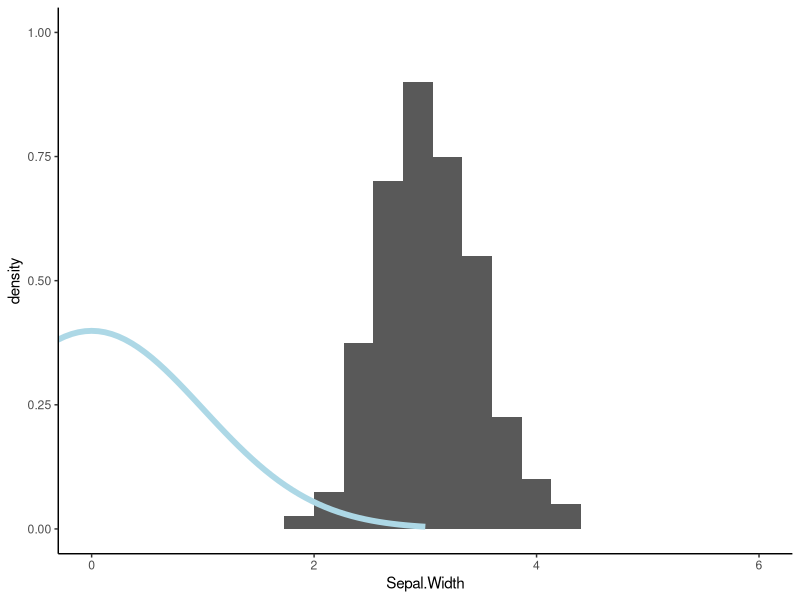
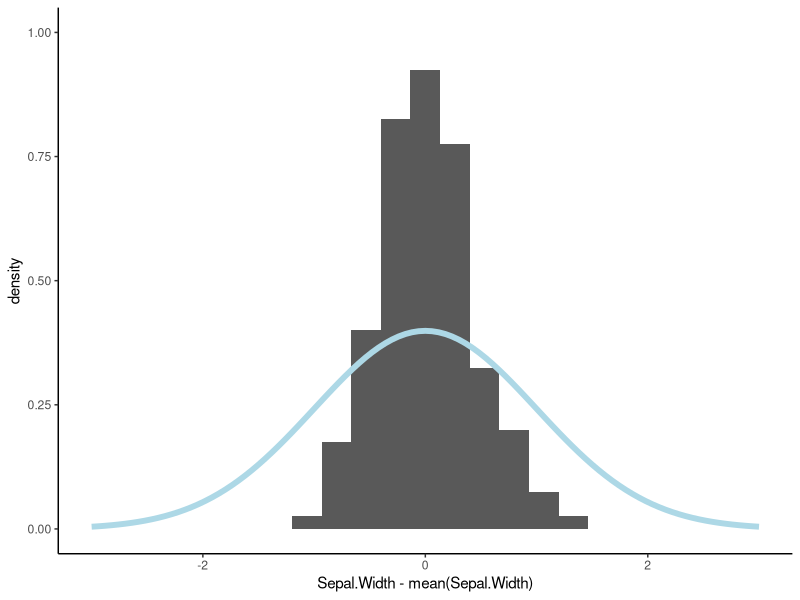
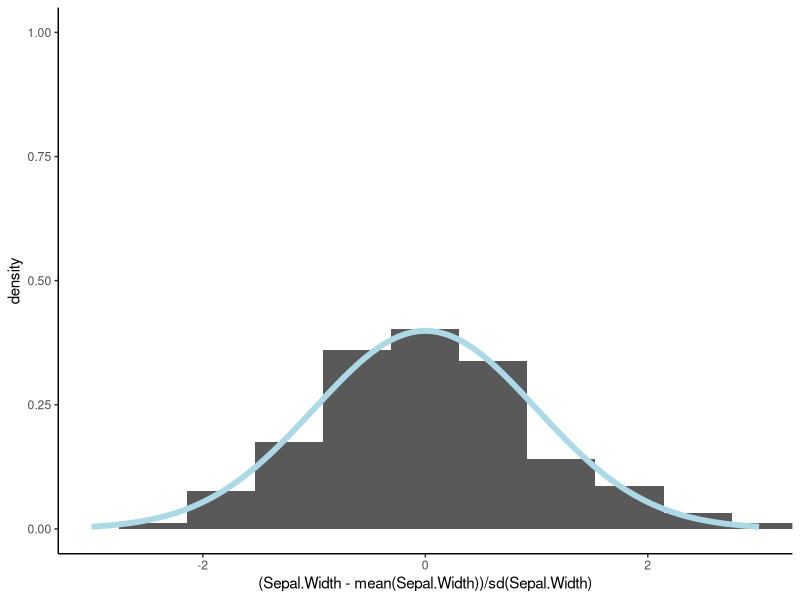
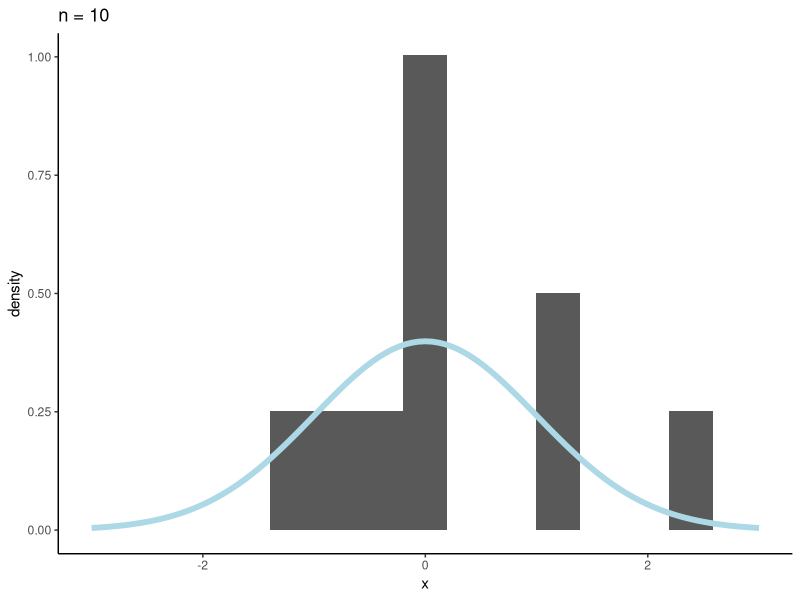
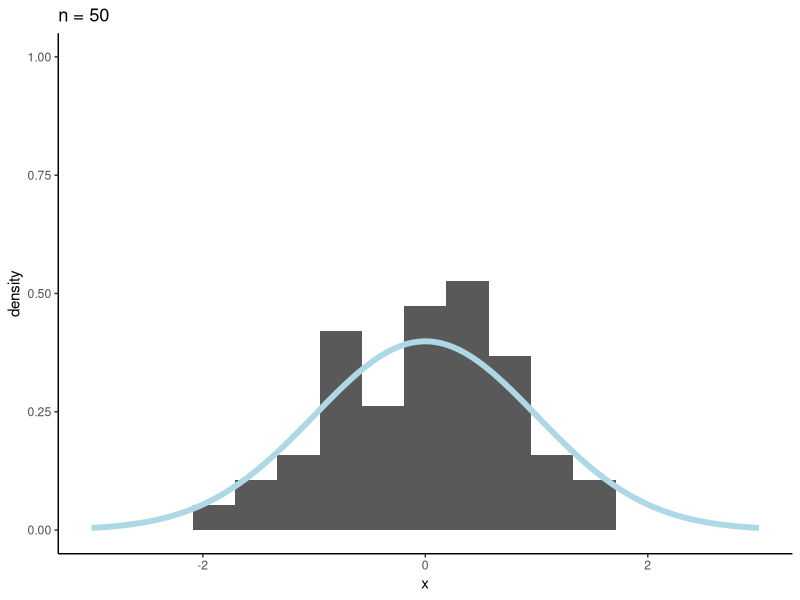
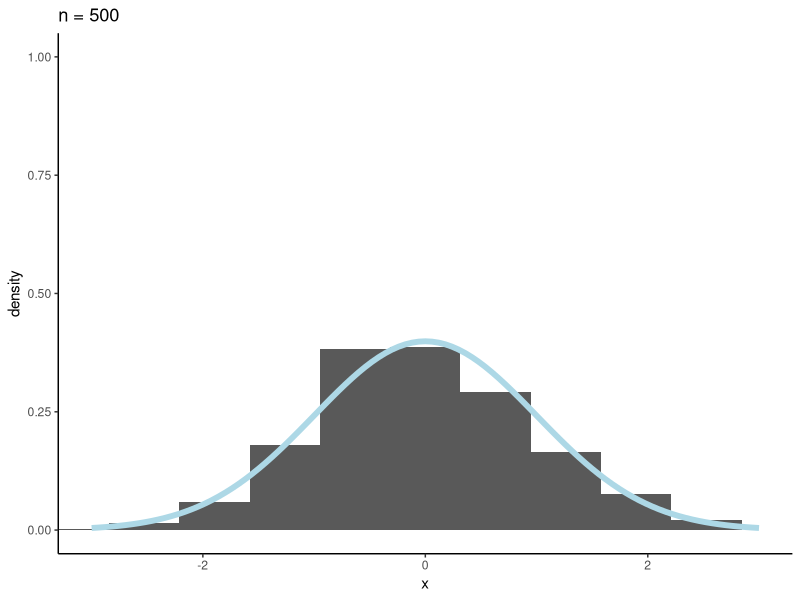

Reproduce these figures in R, in order. (Note: this script raises an error after producing the figures.)
## ---- chunk 1

knitr::opts_chunk$set(echo = T)

## ---- chunk 2
#| fig-width: 4
#| fig-height: 3
#| layout-ncol: 3
library(ggplot2)

ggplot(data = iris, aes(x = Sepal.Width)) +
  geom_histogram(aes(y = after_stat(density)),
                 bins = 10) +
  stat_function(inherit.aes = FALSE, fun = dnorm,
                n = 101, args = list(mean = 0, sd = 1),
                color = "lightblue", linewidth = 2,
                xlim = c(-3, 3)) +
  coord_cartesian(xlim = c(0, 6), ylim = c(0, 1)) +
  theme_classic()

ggplot(data = iris, aes(x = Sepal.Width - mean(Sepal.Width))) +
  geom_histogram(aes(y = after_stat(density)),
                 bins = 10) +
  stat_function(inherit.aes = FALSE, fun = dnorm,
                n = 101, args = list(mean = 0, sd = 1),
                color = "lightblue", linewidth = 2,
                xlim = c(-3, 3)) +
  coord_cartesian(xlim = c(-3, 3), ylim = c(0, 1)) +
  theme_classic()

ggplot(data = iris, aes(x = (Sepal.Width - mean(Sepal.Width)) / sd(Sepal.Width))) +
  geom_histogram(aes(y = after_stat(density)),
                 bins = 10) +
  stat_function(inherit.aes = FALSE, fun = dnorm,
                n = 101, args = list(mean = 0, sd = 1),
                color = "lightblue", linewidth = 2,
                xlim = c(-3, 3)) +
  coord_cartesian(xlim = c(-3, 3), ylim = c(0, 1)) +
  theme_classic()
## ---- chunk 3
#| fig-width: 2.5
#| fig-height: 2.5
#| layout-ncol: 3

ggplot(data = data.frame(x = rnorm(10, 0, 1)), aes(x = x)) +
  geom_histogram(aes(y = after_stat(density)),
                 bins = 10) +
  stat_function(inherit.aes = FALSE, fun = dnorm,
                n = 101, args = list(mean = 0, sd = 1),
                color = "lightblue", linewidth = 2,
                xlim = c(-3, 3)) +
  coord_cartesian(xlim = c(-3, 3), ylim = c(0, 1)) +
  labs(title = "n = 10") +
  theme_classic()

ggplot(data = data.frame(x = rnorm(50, 0, 1)), aes(x = x)) +
  geom_histogram(aes(y = after_stat(density)),
                 bins = 10) +
  stat_function(inherit.aes = FALSE, fun = dnorm,
                n = 101, args = list(mean = 0, sd = 1),
                color = "lightblue", linewidth = 2,
                xlim = c(-3, 3)) +
  coord_cartesian(xlim = c(-3, 3), ylim = c(0, 1)) +
  labs(title = "n = 50") +
  theme_classic()

ggplot(data = data.frame(x = rnorm(500, 0, 1)), aes(x = x)) +
  geom_histogram(aes(y = after_stat(density)),
                 bins = 10) +
  stat_function(inherit.aes = FALSE, fun = dnorm,
                n = 101, args = list(mean = 0, sd = 1),
                color = "lightblue", linewidth = 2,
                xlim = c(-3, 3)) +
  coord_cartesian(xlim = c(-3, 3), ylim = c(0, 1)) +
  labs(title = "n = 500") +
  theme_classic()

## ---- chunk 4
pnorm(0)
pnorm(1)
pnorm(c(-3, 3))
## ---- chunk 5
qnorm(.5)
qnorm(.9)
qnorm(c(.025, .975))
## ---- chunk 6
library(rio)
## ---- chunk 7
tdf_data <- rio::import(here::here("labs", "Lab 4 - Z-Scores", "tour_de_france.csv"))
## ---- chunk 8
head(tdf_data)
